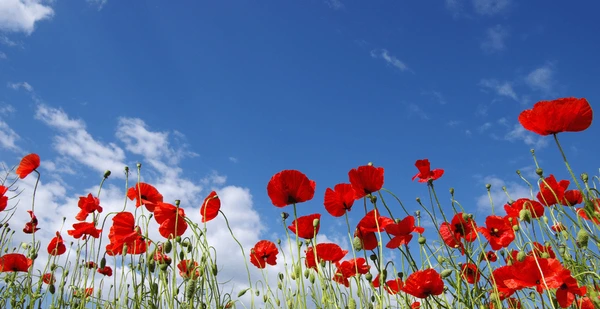
#> input picture sample.jpg, 600 x 309 px, found by its file name
$ python color_filter.py
#> lines starting #> are read from the running program, lines starting #| are printed output that depends on the picture; after the words box and inside, x2 and y2 are one past the last pixel; in counts of white or black regions, pixels touching at a corner belong together
import cv2
import numpy as np

# 빨간색 영역을 감지하고 필터링하는 예제 코드

# 1. 이미지 로드
image = cv2.imread("sample.jpg")  # 분석할 이미지 불러오기
#> image is the input picture: shape (309, 600, 3); mean B, G, R 149.3, 112.3, 101.9

# 만약 이미지가 없으면 에러 메시지 출력 후 종료
if image is None:
    print("에러: sample.jpg 파일을 찾을 수 없습니다! 폴더에 파일이 있는지 확인해주세요.")
    exit()

# 2. BGR 색상 공간에서 HSV 색상 공간으로 변환
hsv = cv2.cvtColor(image, cv2.COLOR_BGR2HSV)
#> hsv: shape (309, 600, 3); mean H, S, V 90.5, 144.2, 173.6

# 3. 빨간색 범위 지정 (0~10 구간 & 170~180 구간)
lower_red1 = np.array([0, 120, 70])
upper_red1 = np.array([10, 255, 255])
lower_red2 = np.array([170, 120, 70])
upper_red2 = np.array([180, 255, 255])

# 4. 마스크(흰색/검은색 필터) 생성 및 합치기
mask1 = cv2.inRange(hsv, lower_red1, upper_red1)
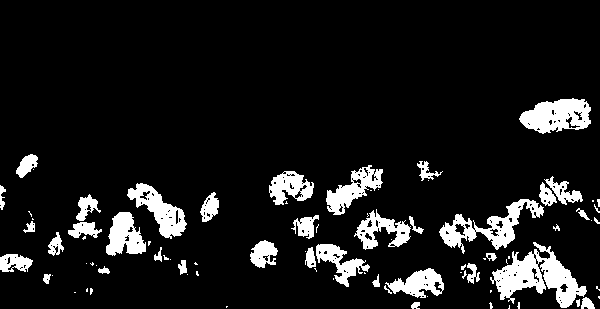
#> mask1: shape (309, 600); 10.1% white; 85 white regions (46 under 20 px), largest, box (x1, y1, x2, y2) and area: (490, 242, 587, 308) 2709, (439, 199, 544, 254) 1820, (519, 98, 591, 134) 1727
mask2 = cv2.inRange(hsv, lower_red2, upper_red2)
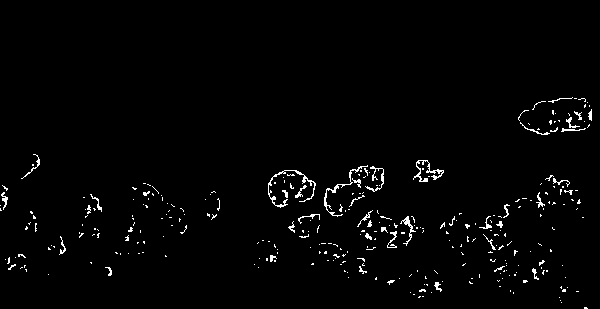
#> mask2: shape (309, 600); 1.8% white in thin lines or dots, all inside (x1, y1, x2, y2) = (0, 97, 592, 309)
mask = mask1 + mask2  # 두 빨간색 영역 합치기
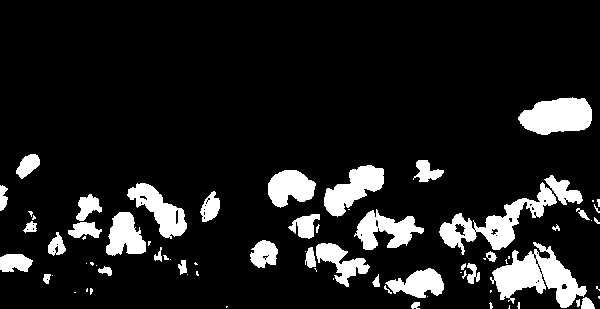
#> mask: shape (309, 600); 11.9% white; 76 white regions (38 under 20 px), largest, box (x1, y1, x2, y2) and area: (490, 242, 587, 308) 2875, (439, 182, 557, 255) 2405, (518, 97, 592, 135) 2075

# 5. 원본 이미지에서 마스크가 흰색(빨간색)인 부분만 추출
result = cv2.bitwise_and(image, image, mask=mask)
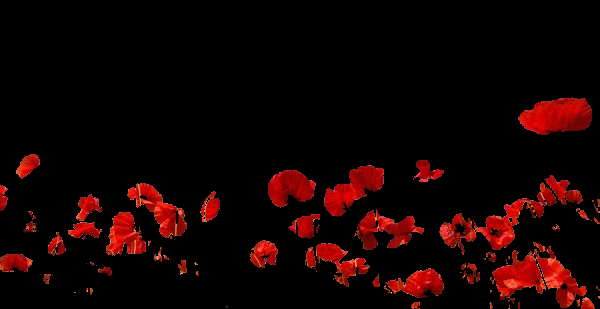
#> result: shape (309, 600, 3); mean B, G, R 2, 2.7, 20.6

# 6. 결과 이미지 띄우기
cv2.imshow("Original", image)
cv2.imshow("Red Filtered", result)

print("키보드에서 아무 키나 누르면 창이 닫힙니다.")
cv2.waitKey(0)  # 아무 키나 누를 때까지 창 유지
cv2.destroyAllWindows()  # 모든 창 닫기
